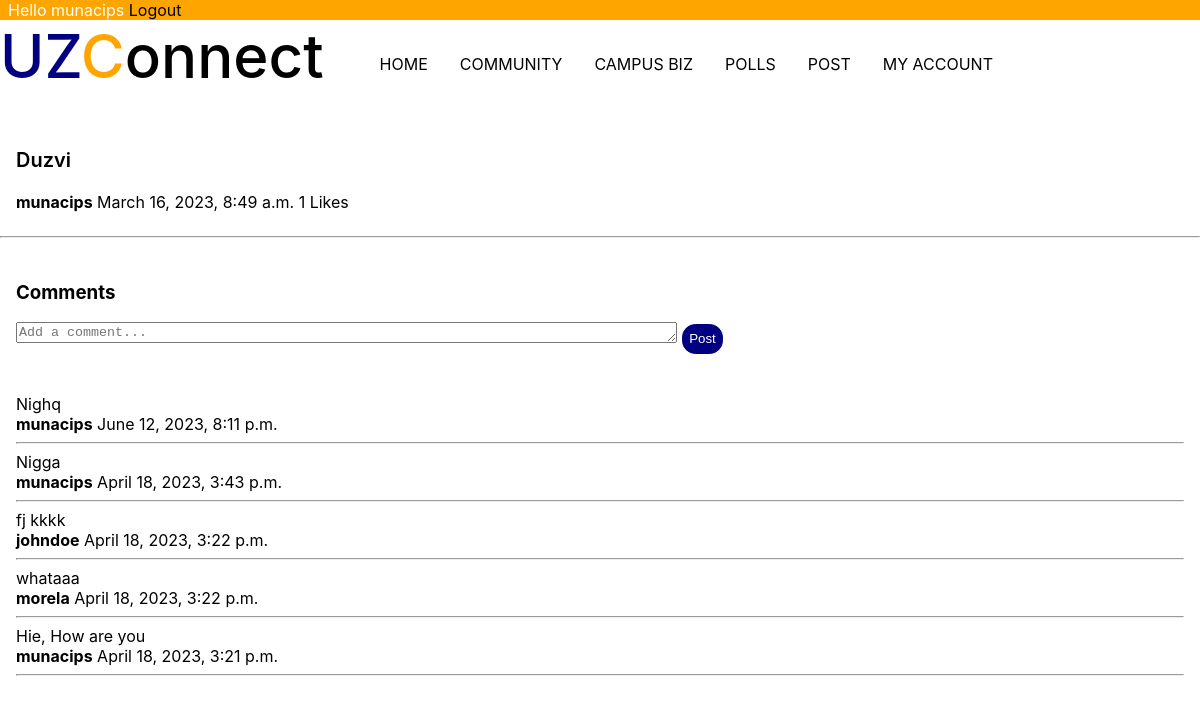
/community/details/12/ (signed in), run on the app's committed database.
### community/models.py (models this page shows)
class Quote(models.Model):
    quoter = models.ForeignKey(User,on_delete=models.CASCADE)
    quote = models.TextField(max_length=5000)
    time = models.DateTimeField(auto_now_add=True)
    class Meta:
        ordering = ['-time']

class Comment(models.Model):
    quote = models.ForeignKey(Quote,on_delete=models.CASCADE)
    commenter = models.ForeignKey(User,on_delete=models.DO_NOTHING)
    comment = models.TextField()
    time = models.DateTimeField(auto_now_add=True)
    class Meta:
        ordering = ['-time']

### community/views.py (the view, shortened to what this page needs)
# urls.py: url(r'details/(?P<id>\d+)/$',views.details,name="details"),
@login_required(login_url='/community/login/')
def details(request,id):
    form = CommentForm(request.POST or None)
    post = Quote.objects.get(id=id)
    comments = Comment.objects.filter(quote=post)
    context = {
        'post' : post,
        'comments' : comments,
        'form' : form,
    }
    return render(request,'community/quotedetails.html',context)

### community/forms.py
class CommentForm(forms.Form):
    comment = forms.CharField(widget = forms.Textarea(attrs={'rows':1,'cols':80,'placeholder':'Add a comment...'}),label='')

### community/templates/community/quotedetails.html (shortened to what this page needs)
{% extends 'news/layout.html' %}
{% block content %}
<br><br>
    <div style="padding: 1em;" >
        <div style="font-size: 20px; font-weight: 600;">
            {{post.quote}}
        </div><br>
        <div><b>{{post.quoter}}</b> {{post.time}} {{post.quotelike_set.count}} Likes</div>
    </div>
    <hr>
    <div style="padding: 1em;">
        <h3>Comments</h3>
        <form action="" method="post">
            {{form}}
            <input type="submit" value="Post">
        </form>
        <br><br>
        {% for c in comments %}
            <div>
                {{c.comment}}<br>
                <b>{{c.commenter}}</b> {{c.time}}
                <hr>
            </div>
        {% endfor %}
    </div>
{% endblock %}

### news/templates/news/layout.html (shortened to what this page needs)
<!DOCTYPE html>
<html lang="en">
<head>
    {% load static %}
    <link rel="stylesheet" href="{% static 'css/main.css' %}">
    {% load static %}
    {% load static %}
</head>
<body style="font-family: -apple-system, BlinkMacSystemFont, 'Segoe UI', Roboto, Oxygen, Ubuntu, Cantarell, 'Open Sans', 'Helvetica Neue', sans-serif">
    <div class="username">
        <span>Hello {{request.user}} <a href="/community/logout/">Logout</a></span>
    </div>
    <div class="hero">
        <span class="logo" onclick="location.href='/'"><span style="color: navy;">UZ</span><span style="color: orange;">C</span>onnect</span>
        <div class="desktop">
            <nav class="menu">
                <ul>
                    <li><a href="/">HOME</a></li>
                    <li><a href="/community/">COMMUNITY</a></li>
                    <li><a href="/biz/">CAMPUS BIZ</a></li>
                    <li><a href="/votings/">POLLS</a></li>
                    <li><a href="/biz/post/">POST</a></li>
                    <li><a href="/community/myaccount/">MY ACCOUNT</a></li>
                </ul>
            </nav>
        </div>
    </div>
    <div>
        {% block content %}
        {% endblock %}
    </div>
</body>
</html>

### static/static_files/css/main.css (style rules this page uses)
html,body { margin: 0; padding: 0; }
.hero { display: flex; flex-direction: row; align-items: center; background-color: white; }
.logo { font-size: 60px; font-weight: 500; }
.menu { display: block; }
.menu ul li { float: left; list-style-type: none; padding: 1em; }
a { color: black; text-decoration: none; }
.username { background-color: orange; color: white; }
.username span { padding: 0.5em; }
input[type=submit] { color: white; background-color: navy; border: 1px solid navy; border-radius: 1em; padding: 0.5em; }
input[type=submit] { color: white; background-color: navy; border: 1px solid navy; padding: 0.5em; }

### data on the page
Quote: quote "Duzvi", quoter "munacips", time "March 16, 2023, 8:49 a.m.", quotelike_set.count "1"
Comment: comment "Nighq", commenter "munacips", time "June 12, 2023, 8:11 p.m."
Comment: comment "Nigga", commenter "munacips", time "April 18, 2023, 3:43 p.m."
Comment: comment "fj kkkk", commenter "johndoe", time "April 18, 2023, 3:22 p.m."
Comment: comment "whataaa", commenter "morela", time "April 18, 2023, 3:22 p.m."
Comment: comment "Hie, How are you", commenter "munacips", time "April 18, 2023, 3:21 p.m."

### other printed values
{{ request.user }} "munacips"
